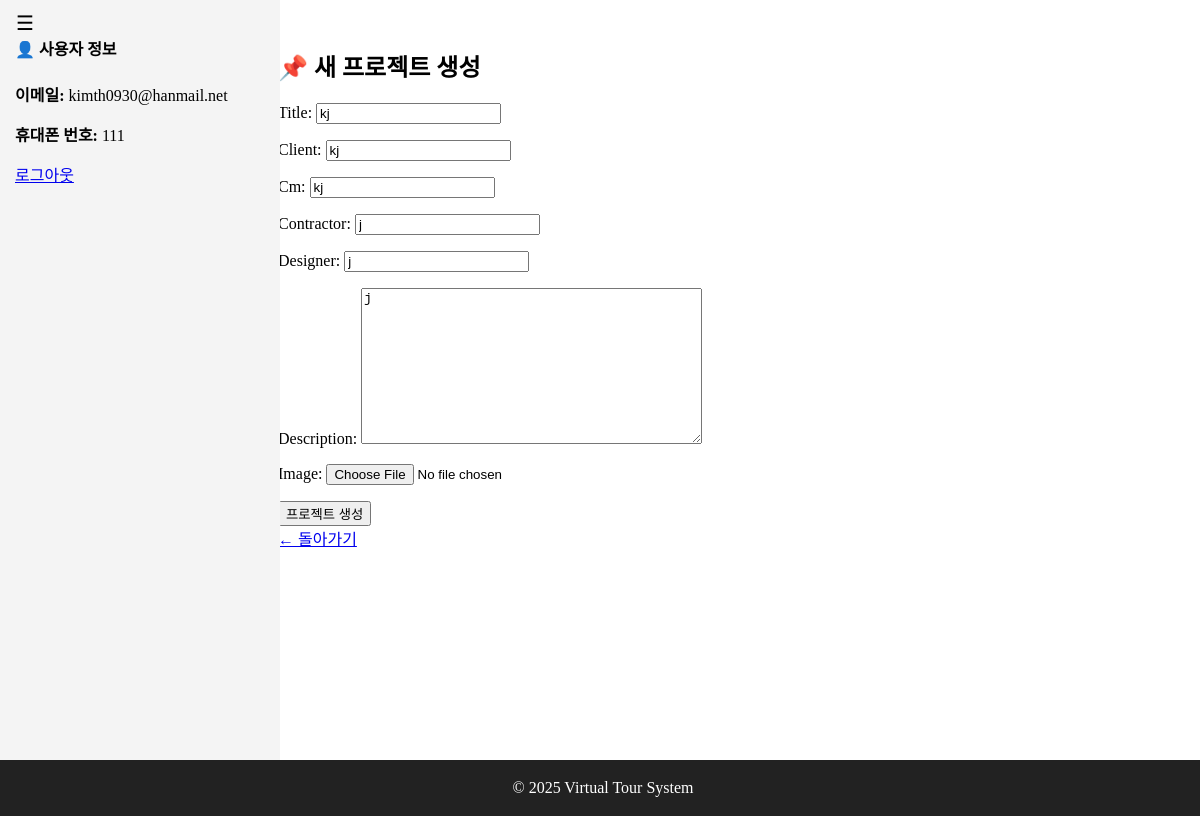
Page /projects/b982a2e2-6ef8-49a6-9326-029f16103557/edit/ (signed in) on the committed database.
### users/models.py (models this page shows, shortened)
class User(AbstractUser):
    username = None  # username 필드 제거
    email = models.EmailField(unique=True)
    phone_number = models.CharField(max_length=15, unique=True)
    uuid = models.UUIDField(default=uuid.uuid4, unique=True, editable=False)
    USERNAME_FIELD = 'email'
    REQUIRED_FIELDS = ['phone_number']
    objects = UserManager()  # UserManager 추가

### projects/models.py (models this page shows, shortened)
class Project(models.Model):
    id = models.UUIDField(primary_key=True, default=uuid.uuid4, editable=False)  # 고유 ID (UUID)
    title = models.CharField(max_length=255)  # 프로젝트명
    client = models.CharField(max_length=255, blank=True, null=True)   # 발주처
    cm = models.CharField(max_length=255, blank=True, null=True)   # 감리사
    contractor = models.CharField(max_length=255, blank=True, null=True)   # 시공사
    designer = models.CharField(max_length=255, blank=True, null=True)   # 설계사
    description = models.TextField(blank=True, null=True)  # 프로젝트 설명
    owner = models.ForeignKey(User, on_delete=models.CASCADE)  # 프로젝트 소유자 (사용자)
    created_at = models.DateTimeField(auto_now_add=True)  # 생성일
    updated_at = models.DateTimeField(auto_now=True)  # ✅ 수정 시 자동 업데이트
    image = models.ImageField(upload_to="project_images/", blank=True, null=True)  # ✅ 대표 이미지 필드 추가

### projects/views.py (the view)
# urls.py: path("<uuid:project_id>/edit/", project_update, name="project-update"),  # ✅ 수정 기능 추가
@login_required
def project_update(request, project_id):
    project = get_object_or_404(Project, id=project_id, owner=request.user)
    if request.method == "POST":
        form = ProjectForm(request.POST, request.FILES, instance=project)
        if form.is_valid():
            form.save()
            return redirect("project-list")  # 수정 후 프로젝트 목록으로 이동
    else:
        form = ProjectForm(instance=project)
    return render(request, "projects/project_form.html", {"form": form, "project": project})

### projects/forms.py
class ProjectForm(forms.ModelForm):
    image = forms.ImageField(
        required=False,
        validators=[validate_image_extension],  # 이미지 확장자 검증 추가
    )
    class Meta:
        model = Project
        fields = ["title", "client", "cm", "contractor", "designer", "description", "image"]

### projects/templates/projects/project_form.html (shortened to what this page needs)
{% extends "base.html" %}
{% block content %}
<h2>📌 새 프로젝트 생성</h2>
<form method="post" enctype="multipart/form-data">
    {{ form.as_p }}
    <button type="submit" class="btn btn-success">프로젝트 생성</button>
</form>
<a href="{% url 'project-list' %}" class="btn btn-secondary">← 돌아가기</a>
{% endblock %}

### templates/base.html (shortened to what this page needs)
{% load static %}
<!DOCTYPE html>
<html lang="ko">
<head>
    <link rel="stylesheet" type="text/css" href="{% static 'css/style.css' %}">
</head>
<body>
    <div class="container">
        <aside id="sidebar">
            <button id="toggleSidebar">☰</button>
            <div id="sidebar-content">
                {% block sidebar %}
                {% if user.is_authenticated %}
                <div class="col-md-3 bg-light p-3">
                    <h4>👤 사용자 정보</h4>
                    <p><strong>이메일:</strong> {{ user.email }}</p>
                    <p><strong>휴대폰 번호:</strong> {{ user.phone_number }}</p>
                    <a href="{% url 'logout' %}" class="btn btn-danger">로그아웃</a>
                </div>
                {% endif %}
                {% endblock %}
            </div>
        </aside>
        <main>
            <div class="{% if user.is_authenticated %}col-md-9{% else %}col-md-12{% endif %}">
                {% block content %}{% endblock %}
            </div>
        </main>
        <footer>
            <p>© 2025 Virtual Tour System</p>
        </footer>
    </div>
</body>
</html>

### static/css/style.css (style rules this page uses)
.container { display: flex; min-height: 100vh; }
aside { width: 250px; height: 100vh; overflow-y: auto; background-color: #f4f4f4; padding: 15px; position: fixed; left: 0; top: 0; transition: width 0.3s ease; }
#toggleSidebar { position: absolute; top: 10px; left: 10px; background: none; border: none; font-size: 20px; cursor: pointer; }
main { flex-grow: 1; margin-left: 250px; padding: 20px; transition: margin-left 0.3s ease; }
footer { width: 100%; height: 50px; background-color: #222; color: white; text-align: center; padding: 3px; position: fixed; bottom: 0; left: 0; }

### rows in the picture
User: email "kimth0930@hanmail.net", phone_number "111"
Project: title "kj", client "kj", cm "kj", contractor "j", designer "j", description "j"
